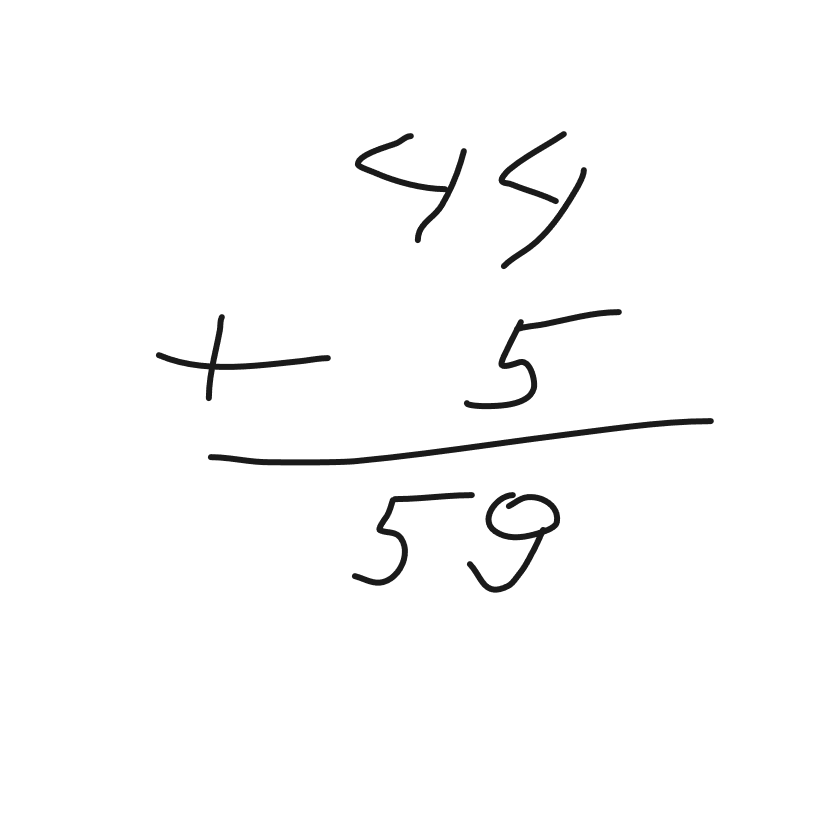
#> input picture data/eval/bank/01-addition-2digit-bar.png, 1626 x 1626 px (shown at 1/2 size)
$ python -i prepare_pool_clean.py   (imports and definitions only)
#> lines starting #> are read from the running program, lines starting #| are printed output that depends on the picture; after the words box and inside, x2 and y2 are one past the last pixel; in counts of white or black regions, pixels touching at a corner belong together
"""Workstream A: pre-process the source crop pool once and save to data/raw/pool_emnist_28_clean/.

Moved from scripts/clean_source_pool.py. Registered as ``python -m src prepare-pool-clean``.

For every PNG in data/raw/pool_emnist_28/<label>/:
  1. Load as grayscale.
  2. Threshold (ink < 200 -> 0, else 255) to eliminate grey wash.
  3. Morphological close (3x3 ellipse) to fill interior gaps.
  4. Tight bounding-box crop + re-pad to 28x28 (centred, white background).
  5. Save to data/raw/pool_emnist_28_clean/<label>/<filename>.

IMPORTANT: data/raw/pool_emnist_28/ is READ-ONLY. This module never modifies it.
Stroke widths are preserved -- no erosion/dilation that would inflate stroke
width (see track_b_thicker_strokes_failed memory note).  The close op only
fills interior gaps, not expands stroke boundaries.

Output:
  data/raw/pool_emnist_28_clean/<label>/*.png  -- normalised 28x28 crops
  data/raw/pool_emnist_28_clean/MANIFEST.json  -- timestamp + md5 tree hash of source

Usage:
  python -m src prepare-pool-clean [--project-root <path>]
"""

from __future__ import annotations

import argparse
import hashlib
import json
import logging
import sys
from datetime import datetime, timezone
from pathlib import Path

import cv2
import numpy as np

# [1 line not run here, left out]
log = logging.getLogger(__name__)


# ---------------------------------------------------------------------------
# Constants
# ---------------------------------------------------------------------------

TILE_SIZE = 28
CLOSE_KERNEL = cv2.getStructuringElement(cv2.MORPH_ELLIPSE, (3, 3))
INK_THRESHOLD = 200  # pixels < this value are treated as ink


# ---------------------------------------------------------------------------
# Per-crop processing
# ---------------------------------------------------------------------------

def process_crop(src_path: Path) -> np.ndarray | None:
    """Load, clean, and return a 28x28 uint8 grayscale tile, or None if no ink."""
    img = cv2.imread(str(src_path), cv2.IMREAD_GRAYSCALE)
#> img is the input picture: shape (1626, 1626); min 26, max 255, mean 250.6
    if img is None:
        log.warning("Could not read %s -- skipped", src_path)
        return None

    # Step 1: threshold to binary (0 = ink, 255 = background)
    _, binary = cv2.threshold(img, INK_THRESHOLD - 1, 255, cv2.THRESH_BINARY)
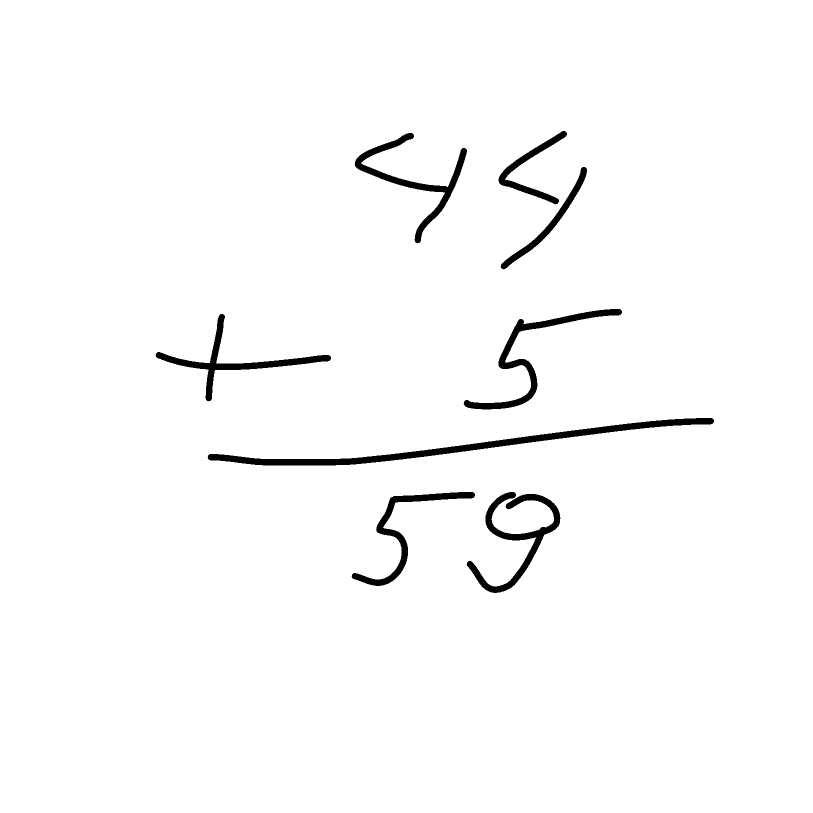
#> binary: shape (1626, 1626) (shown at 1/2 size); 98% white; 8 black regions, largest, box (x1, y1, x2, y2) and area: (415, 836, 1428, 931) 12988, (933, 984, 1121, 1186) 7688, (927, 618, 1244, 819) 7115
    # binary is 255 where background, 0 where ink.
    # Invert to get ink = 255 for morphological ops.
    ink = cv2.bitwise_not(binary)  # 255 = ink, 0 = background
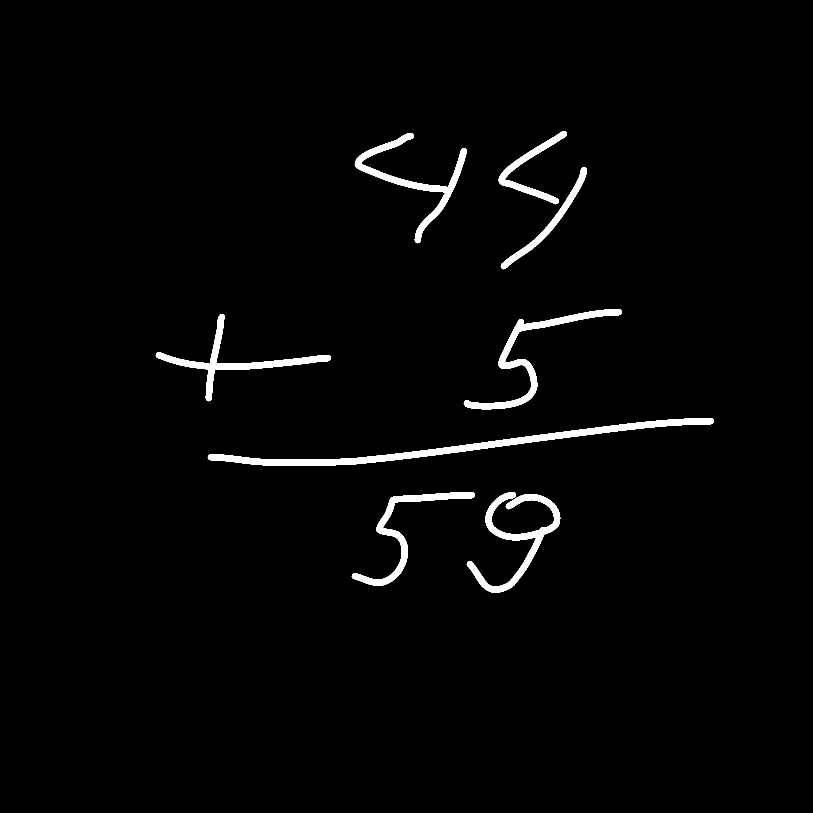
#> ink: shape (1626, 1626) (shown at 1/2 size); 2% white; 8 white regions, largest, box (x1, y1, x2, y2) and area: (415, 836, 1428, 931) 12988, (933, 984, 1121, 1186) 7688, (927, 618, 1244, 819) 7115

    if not np.any(ink):
        return None  # No ink pixels -- reject

    # Step 2: morphological close to fill interior gaps (does NOT expand strokes
    # outward; MORPH_CLOSE = dilate then erode, fills holes inside strokes).
    ink_closed = cv2.morphologyEx(ink, cv2.MORPH_CLOSE, CLOSE_KERNEL)
#> ink_closed: shape (1626, 1626); 2% white; 8 white regions, largest, box (x1, y1, x2, y2) and area: (415, 836, 1428, 931) 12988, (933, 984, 1121, 1186) 7691, (927, 618, 1244, 819) 7118

    # Step 3: tight bounding box around ink
    coords = cv2.findNonZero(ink_closed)
#> coords = contour of 53691 points, box (x1, y1, x2, y2) (311, 262, 1428, 1186), area 117343
    if coords is None:
        return None
    x, y, w, h = cv2.boundingRect(coords)
#> x = 311; y = 262; w = 1117; h = 924
    ink_crop = ink_closed[y : y + h, x : x + w]
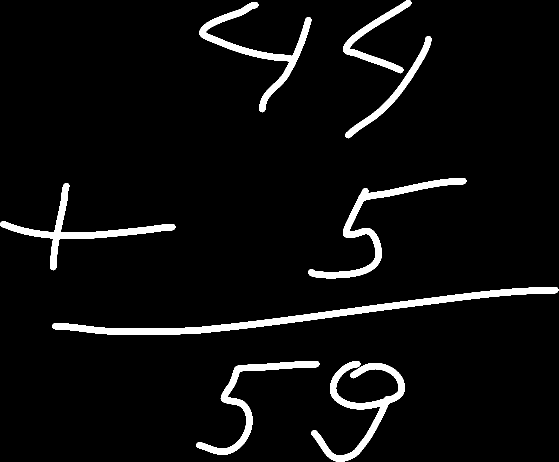
#> ink_crop: shape (924, 1117) (shown at 1/2 size); 5.2% white; 8 white regions, largest, box (x1, y1, x2, y2) and area: (104, 574, 1117, 669) 12988, (622, 722, 810, 924) 7691, (616, 356, 933, 557) 7118

    # Step 4: re-pad to TILE_SIZE x TILE_SIZE (centred, white background)
    out = np.full((TILE_SIZE, TILE_SIZE), 0, dtype=np.uint8)  # ink=0 bg for padding
    scale = min((TILE_SIZE - 2) / max(w, 1), (TILE_SIZE - 2) / max(h, 1))
#> scale = 0.0233
    new_w = max(1, int(w * scale))
#> new_w = 26
    new_h = max(1, int(h * scale))
#> new_h = 21
    resized = cv2.resize(ink_crop, (new_w, new_h), interpolation=cv2.INTER_AREA)
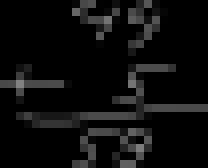
#> resized: shape (21, 26) (shown 8 times larger); min 0, max 130, mean 13.3
    pad_x = (TILE_SIZE - new_w) // 2
#> pad_x = 1
    pad_y = (TILE_SIZE - new_h) // 2
#> pad_y = 3
    out[pad_y : pad_y + new_h, pad_x : pad_x + new_w] = resized
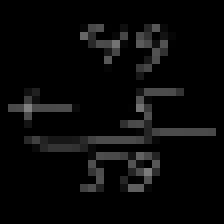
#> out: shape (28, 28) (shown 8 times larger); min 0, max 130, mean 9.2

    # Invert back: 255 = background, 0 = ink
    return cv2.bitwise_not(out)
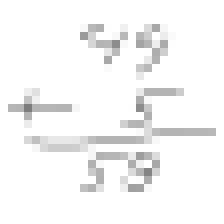
#> returned value: shape (28, 28) (shown 8 times larger); min 125, max 255, mean 245.8


# ---------------------------------------------------------------------------
# Directory-level MD5 tree hash (for MANIFEST.json provenance)
# ---------------------------------------------------------------------------

# [102 lines left out: functions _md5_tree, main, not called in this run]


# [2 lines not run here, left out]

>>> result = process_crop('../../data/eval/bank/01-addition-2digit-bar.png')
